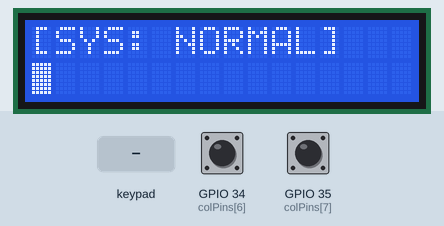
Recording of a sketch running on a simulated ESP32. On the bench: 16×2 character LCD. Wiring (inferred from the names in the program): 7×6 keypad (labels assumed): rows GPIO 13, GPIO 14, GPIO 25, GPIO 26, GPIO 2, GPIO 33, GPIO 12; columns GPIO 4, GPIO 5, GPIO 15, GPIO 16, GPIO 17, GPIO 27. Inputs (shaded band) come from the test bench; at power-on: GPIO 34 (colPins[6]) HIGH, GPIO 35 (colPins[7]) HIGH.

Above: at 1.2 s.
1.3 s: keypad keys 1 3 9 7 A pressed 0.4 s apart
At 2.0 s:
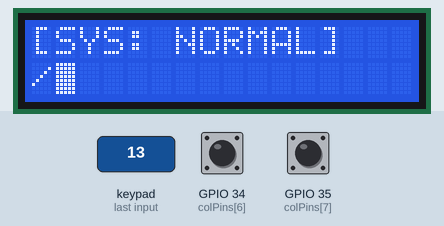
4.8 s: key '2' pressed
At 5.1 s:
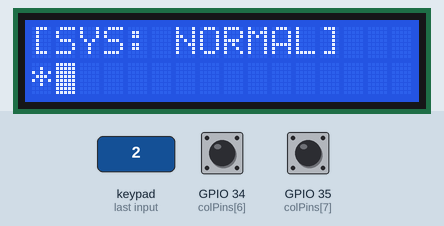
6.3 s: key '1' pressed
At 7.4 s:
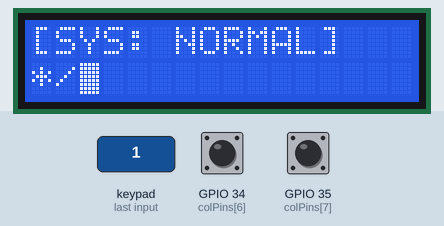
7.8 s: keypad keys 1 3 9 7 pressed 0.4 s apart
At 9.2 s:
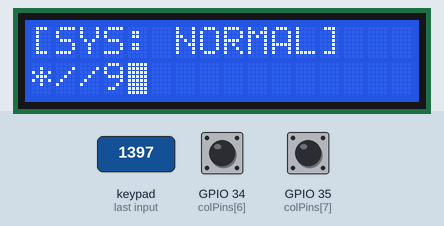
10.9 s: key 'J' pressed
At 12.1 s:
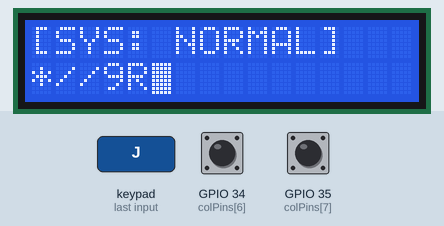
12.4 s: keypad keys 1 3 9 7 D pressed 0.4 s apart
At 14.2 s:
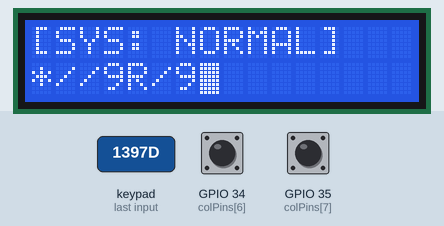
Timing chart, 0 to 15.7 s (numbered marks = the images above; inputs shaded):
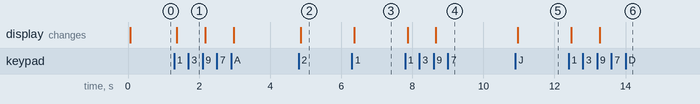

Measured:
- after the input at 1.3 s, the display: changes after 0.07 s (image 1)
- after the input at 4.8 s, the display: changes after 0.06 s (image 2)
- after the input at 6.3 s, the display: changes after 0.06 s (image 3)
- after the input at 7.8 s, the display: first changes after 0.07 s (image 4 shows a later state)
- after the input at 10.9 s, the display: changes after 0.07 s (image 5)
- after the input at 12.4 s, the display: first changes after 0.07 s (image 6 shows a later state)

The sketch:

State_Final.ino
```cpp
#include <LiquidCrystal.h>

// --- Hardware & Pin Bindings ---
const int rs = 22, en = 23, d4 = 18, d5 = 19, d6 = 21, d7 = 32;
LiquidCrystal lcd(rs, en, d4, d5, d6, d7);

const int ROW_COUNT = 7;
const int COL_COUNT = 8;

const int rowPins[ROW_COUNT] = {13, 14, 25, 26, 2, 33, 12};
const int colPins[COL_COUNT] = {4, 5, 15, 16, 17, 27, 34, 35};

const char keyMap[ROW_COUNT][COL_COUNT] = {
  {'/', '*', ' ', '6', '5', '4', '1', '0'},
  {' ', 'D', '9', 'A', '8', '7', '2', '.'},
  {' ', ',', ' ', ' ', ' ', 'R', '3', 'E'},
  {'t', 'c', 's', ' ', 'G', '-', '+', 'N'},
  {'l', 'L', '^', 'S', 'q', 'f', '_', '='},
  {'>', ' ', ' ', ' ', 'C', ' ', ' ', ' '},
  {' ', '<', 'U', ' ', '@', '#', ' ', ' '}
};

// --- Core State Machine ---
enum CalcState { STATE_NORMAL, STATE_SHIFT, STATE_ALPHA };
CalcState currentState = STATE_NORMAL;

// --- Memory Safe Buffer (No Strings allowed) ---
const int BUFFER_SIZE = 128;
char inputBuffer[BUFFER_SIZE];
int bufferIndex = 0;
int displayWindowStart = 0;

// --- T9 Multi-Tap Variables ---
unsigned long lastT9PressTime = 0;
char lastT9Key = ' ';
int t9CycleIndex = 0;
const unsigned long T9_TIMEOUT = 800; // 800ms to lock in a character

// --- Scanner Variables ---
char lastScanKey = ' ';
char registeredKey = ' ';
unsigned long lastDebounceTime = 0;
const unsigned long debounceDelay = 50;

void setup() {
  Serial.begin(115200);

  lcd.begin(16, 2);
  lcd.cursor();
  lcd.blink();

  for (int i = 0; i < ROW_COUNT; i++) {
    pinMode(rowPins[i], OUTPUT);
    digitalWrite(rowPins[i], HIGH);
  }
  for (int i = 0; i < COL_COUNT; i++) {
    if (colPins[i] == 34 || colPins[i] == 35) pinMode(colPins[i], INPUT);
    else pinMode(colPins[i], INPUT_PULLUP);
  }

  memset(inputBuffer, 0, BUFFER_SIZE);
  renderUI(); // Initial Screen Draw
}

void loop() {
  scanMatrix();
  checkT9Timeout(); // Background task to lock in Alpha characters
}

// --- Background Matrix Scanner ---
void scanMatrix() {
  char currentKey = ' ';

  for (int r = 0; r < ROW_COUNT; r++) {
    digitalWrite(rowPins[r], LOW);
    delayMicroseconds(20);

    for (int c = 0; c < COL_COUNT; c++) {
      if (digitalRead(colPins[c]) == LOW) {
        currentKey = keyMap[r][c];
      }
    }
    digitalWrite(rowPins[r], HIGH);
  }

  if (currentKey != lastScanKey) lastDebounceTime = millis();

  if ((millis() - lastDebounceTime) > debounceDelay) {
    if (currentKey != registeredKey) {
      registeredKey = currentKey;
      if (registeredKey != ' ') {
        processKeystroke(registeredKey);
      }
    }
  }
  lastScanKey = currentKey;
  delay(10); // EMI mitigation
}

// --- Brain of the Calculator ---
void processKeystroke(char key) {

  // 1. System Overrides (All Clear)
  if (key == 'A') { // AC Key
    memset(inputBuffer, 0, BUFFER_SIZE);
    bufferIndex = 0;
    displayWindowStart = 0;
    currentState = STATE_NORMAL;
    resetT9();
    renderUI();
    return;
  }

  // 2. Mode Toggles
  if (key == '@') { // ALPHA Toggle
    currentState = (currentState == STATE_ALPHA) ? STATE_NORMAL : STATE_ALPHA;
    resetT9();
    renderUI();
    return;
  }
  if (key == '#') { // SHIFT Toggle
    currentState = (currentState == STATE_SHIFT) ? STATE_NORMAL : STATE_SHIFT;
    resetT9();
    renderUI();
    return;
  }

  // 3. Deletion Logic
  if (key == 'D') { // DEL Key
    if (bufferIndex > 0) {
      inputBuffer[--bufferIndex] = '\0';
      if (displayWindowStart > 0 && bufferIndex < displayWindowStart + 16) {
        displayWindowStart--;
      }
    }
    resetT9();
    renderUI();
    return;
  }

  // 4. Input Routing (Normal Math vs. T9 Alpha)
  if (bufferIndex < BUFFER_SIZE - 1) {
    if (currentState == STATE_ALPHA) {
      handleT9Input(key);
    } else {
      // Normal Mode: Just insert the character
      inputBuffer[bufferIndex++] = key;
      inputBuffer[bufferIndex] = '\0';
      if (currentState == STATE_SHIFT) currentState = STATE_NORMAL; // Auto-revert shift
    }

    // Auto-scroll the display if we type past the 16th character
    if (bufferIndex > 16) displayWindowStart = bufferIndex - 16;
    renderUI();
  }
}

// --- The T9 Engine ---
void handleT9Input(char key) {
  // If hitting the same key rapidly, cycle the character
  if (key == lastT9Key && (millis() - lastT9PressTime) < T9_TIMEOUT) {
    t9CycleIndex++;
    inputBuffer[bufferIndex - 1] = getT9Char(key, t9CycleIndex); // Overwrite last char
  }
  // If it's a new key, or timeout expired, insert new character
  else {
    t9CycleIndex = 0;
    char mappedChar = getT9Char(key, t9CycleIndex);
    inputBuffer[bufferIndex++] = mappedChar;
    inputBuffer[bufferIndex] = '\0';
  }

  lastT9Key = key;
  lastT9PressTime = millis();
}

char getT9Char(char key, int cycle) {
  // T9 Dictionary
  switch(key) {
    case '7': { const char chars[] = {'A','B','C','7'}; return chars[cycle % 4]; }
    case '8': { const char chars[] = {'D','E','F','8'}; return chars[cycle % 4]; }
    case '9': { const char chars[] = {'G','H','I','9'}; return chars[cycle % 4]; }
    case '4': { const char chars[] = {'J','K','L','4'}; return chars[cycle % 4]; }
    case '5': { const char chars[] = {'M','N','O','5'}; return chars[cycle % 4]; }
    case '6': { const char chars[] = {'P','Q','R','6'}; return chars[cycle % 4]; }
    case '1': { const char chars[] = {'S','T','U','1'}; return chars[cycle % 4]; }
    case '2': { const char chars[] = {'V','W','X','2'}; return chars[cycle % 4]; }
    case '3': { const char chars[] = {'Y','Z',' ','3'}; return chars[cycle % 4]; }
    case '0': { const char chars[] = {'.',',','?','0'}; return chars[cycle % 4]; }
    default: return key; // Non-numpad keys remain unchanged
  }
}

void checkT9Timeout() {
  if (currentState == STATE_ALPHA && lastT9Key != ' ' && (millis() - lastT9PressTime) > T9_TIMEOUT) {
    resetT9(); // Lock in the character by expiring the timer
  }
}

void resetT9() {
  lastT9Key = ' ';
  t9CycleIndex = 0;
}

// --- Screen Rendering ---
void renderUI() {
  // 1. Draw Top Header (State)
  lcd.setCursor(0, 0);
  lcd.print("                "); // Clear top row
  lcd.setCursor(0, 0);

  if (currentState == STATE_NORMAL) lcd.print("[SYS: NORMAL]");
  else if (currentState == STATE_SHIFT) lcd.print("[SYS: SHIFT]");
  else if (currentState == STATE_ALPHA) lcd.print("[SYS: ALPHA]");

  // 2. Draw Bottom Window (Input Buffer)
  lcd.setCursor(0, 1);
  lcd.print("                "); // Clear bottom row
  lcd.setCursor(0, 1);

  // Slice the 16-character visible window out of the main array
  char viewWindow[17];
  strncpy(viewWindow, inputBuffer + displayWindowStart, 16);
  viewWindow[16] = '\0';

  lcd.print(viewWindow);

  // Set the hardware cursor to the exact current typing position
  int cursorScreenPos = bufferIndex - displayWindowStart;
  if (cursorScreenPos > 15) cursorScreenPos = 15;
  lcd.setCursor(cursorScreenPos, 1);
}
```
